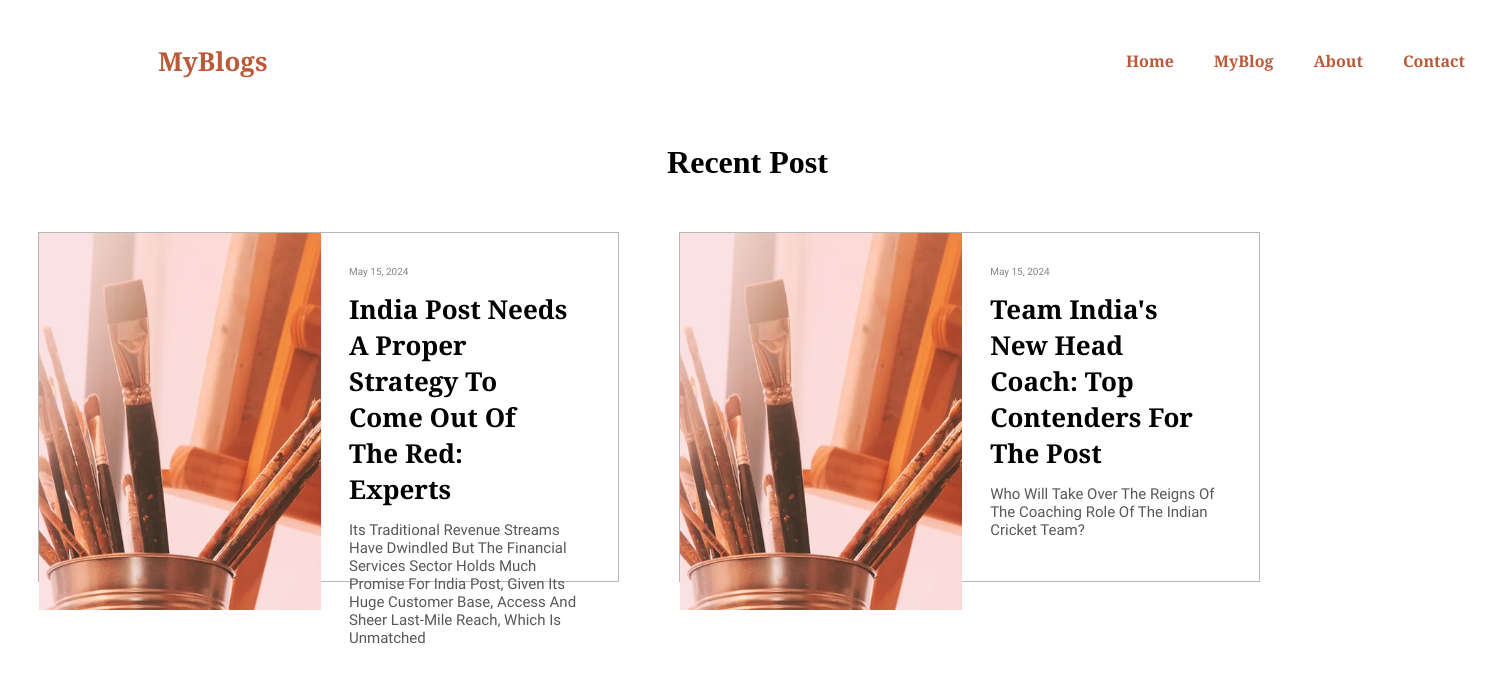
Page /recent on the committed database.
### newblog/models.py (models this page shows, shortened)
class Post(models.Model):
    title = models.CharField(max_length=250)
    slug = models.SlugField(blank=True, null=True)
    image = models.ImageField(upload_to='static/images')
    snippet = models.CharField(max_length=250)
    post_date = models.DateField(auto_now_add=True)
    body = RichTextField()

### newblog/views.py (the view)
# urls.py: path('recent', RecentPostView, name='recent'),
def RecentPostView(request):
    recent_post = Post.objects.order_by('post_date')[:2]
    context = {'recent_post': recent_post}
    return render(request, 'recent_post.html', context)

### newblog/templates/recent_post.html (shortened to what this page needs)
{% extends "base.html" %}
{% block content %}
<h1>Recent Post</h1>
<div class="container-1">
    {% for post in recent_post %}
        <a href="{% url "detail_page" post.pk %}">
        <div class="post-1">
            <div class="acf-2-c-39-f-511-b-6478-eaea-5-b-4-f-7713831-c-0-mv-21">
            </div>
            <div class="component-11">
            <div class="march-2220232-min-1">
            {{post.post_date}}
            </div>
            <div class="transform-your-winter-blues-into-winter-creativity-1">
            {{post.title}}
            </div>
            <span class="create-ablog-post-subtitle-that-summarizes-your-post-in-afew-short-punchy-sentences-and-entices-your-audience-to-1">
            {{post.snippet}}
            </span>
            </div>
        </div>
        </a>
    {% endfor %}
</div>
{% endblock content %}

### newblog/templates/base.html (style rules this page uses)
a { text-decoration: none; }

### newblog/templates/recent_post.html (style rules this page uses)
.container-1 { margin: 0 2px 92.5px 0; display: flex; flex-wrap: wrap; flex-direction: row; width: 1438px; box-sizing: border-box; }
.acf-2-c-39-f-511-b-6478-eaea-5-b-4-f-7713831-c-0-mv-21 { background: url('../assets/images/acf_2_c_39_f_511_b_6478_eaea_5_b_4_f_7713831_c_0_mv_21.png') 50% / cover no-repeat; margin-right: 28.1px; width: 281.9px; height: 376.8px; }
.march-2220232-min-1 { margin-bottom: 14px; display: inline-block; align-self: flex-start; overflow-wrap: break-word; font-family: 'Average Sans'; font-weight: 400; font-size: 10px; color: #858585; }
.transform-your-winter-blues-into-winter-creativity-1 { margin: 0 17.7px 14px 0; display: inline-block; overflow-wrap: break-word; font-family: 'Playfair Display'; font-weight: 700; font-size: 26px; text-transform: capitalize; color: #000000; }
.create-ablog-post-subtitle-that-summarizes-your-post-in-afew-short-punchy-sentences-and-entices-your-audience-to-1 { overflow-wrap: break-word; font-family: 'Average Sans'; font-weight: 400; font-size: 15px; text-transform: capitalize; color: #585858; }
.component-11 { margin: 33px 0 119.8px 0; display: flex; flex-direction: column; box-sizing: border-box; width: 239px; }
.post-1 { border: 1px solid #B6B6B6; margin: 30px; display: flex; flex-wrap: wrap; flex-direction: row; padding-right: 30.2px; width: fit-content; box-sizing: border-box; height: 350px; }
a { text-decoration: none; }
h1 { text-align: center; margin-top: 30px; }

### rows in the picture
Post: post_date "May 15, 2024", title "India Post Needs A Proper Strategy To Come Out Of The Red: Experts", snippet "Its Traditional Revenue Streams Have Dwindled But The Financial Services Sector Holds Much Promise For India Post, Given Its Huge Customer Base, Access And Sheer Last-Mile Reach, Which Is Unmatched"
Post: post_date "May 15, 2024", title "Team India's New Head Coach: Top Contenders For The Post", snippet "Who Will Take Over The Reigns Of The Coaching Role Of The Indian Cricket Team?"
